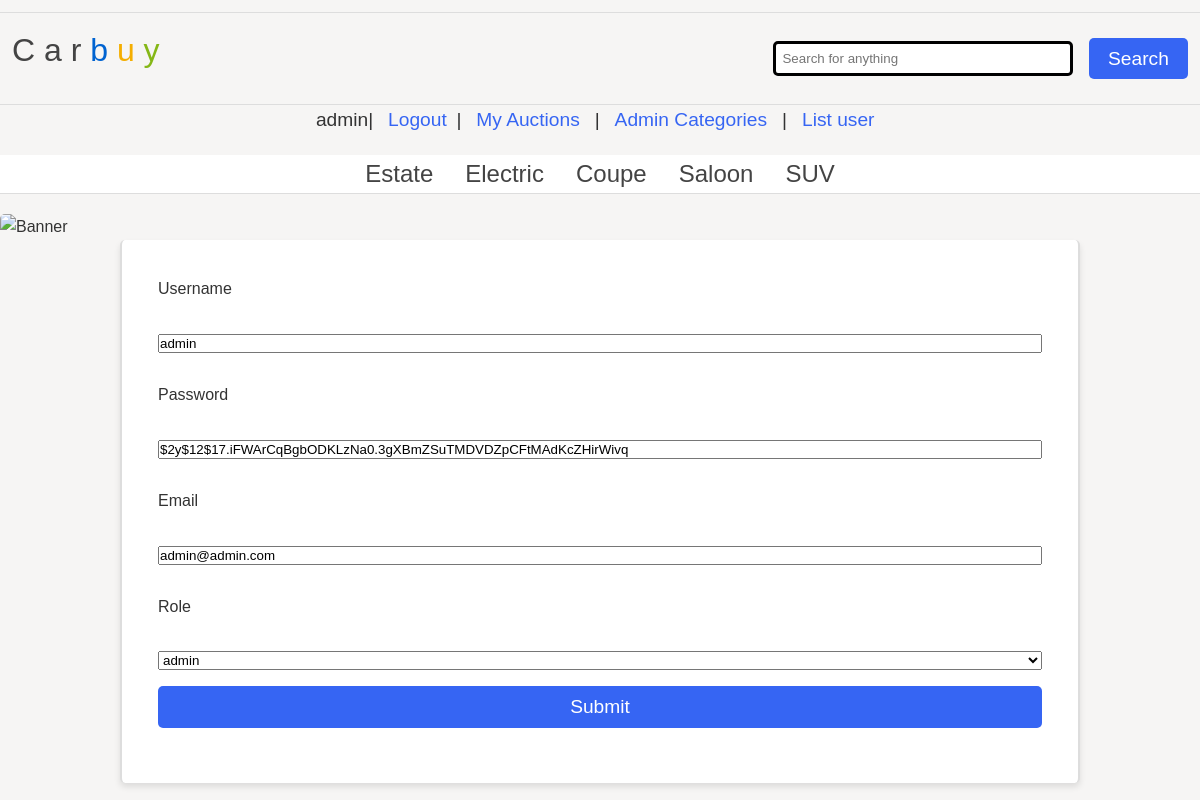
The page /websites/as1/public/editUser.php?id=1 (signed in) on the database its author committed.
### tables this page shows
CREATE TABLE `category` (
  `category_id` int NOT NULL,
  `name` varchar(255) NOT NULL
);

CREATE TABLE `users` (
  `user_id` int NOT NULL,
  `name` varchar(255) NOT NULL,
  `email` varchar(255) NOT NULL,
  `password` varchar(255) NOT NULL,
  `role` varchar(255) NOT NULL
);

### websites/as1/public/editUser.php (the view, shortened to what this page needs)
<?php
include 'header.php';
if (isset($_SESSION['loggedin']) && $_SESSION['role'] == 'admin') {
    $user = $join->query('SELECT * FROM users WHERE user_id = ' . $_GET['id']);
    $user = $user->fetch();
?>
    <main>
        <form action="" method="post">
            <label>Username</label> <input type="text" name="name" value="<?php echo $user['name'] ?>" />
            <label>Password</label> <input type="text" name="password" value="<?php echo $user['password'] ?>" />
            <label>Email</label> <input type="text" name="email" value="<?php echo $user['email'] ?>" />
            <label>Role</label>
            <select name="role">
                <option value="<?php echo $user['role'] ?>" <?php if ($user['user_id'] == $_GET['id']) {
                                                                    echo 'selected';
                                                                } ?>><?php echo $user['role'] ?></option>
            </select>
            <input type="submit" name="submit" value="Submit" />
        </form>
    </main>
<?php
} else {
    echo '<h1>Page not found !!</h1>';
}
?>

### websites/as1/public/header.php (shortened to what this page needs)
<?php
include 'database.php';
?>
<!DOCTYPE html>
<html>
<head>
    <link rel="stylesheet" href="carbuy.css" />
</head>
<body>
    <header>
        <h1>
            <a href="index.php">
                <span class="C">C</span>
                <span class="a">a</span>
                <span class="r">r</span>
                <span class="b">b</span>
                <span class="u">u</span>
                <span class="y">y</span>
            </a>
        </h1>
        <form action="index.php" method="POST">
            <input type="text" name="search" placeholder="Search for anything" />
            <input type="submit" name="submit" value="Search" />
        </form>
    </header>
    <div class="user-info">
        <?php
        if (isset($_SESSION['id'])) {
            echo $_SESSION['loggedin'];
            echo '| <a href="logout.php">Logout</a>';
            echo '| <a href="myAuction.php">My Auctions</a>';
            if ($_SESSION['role'] == 'admin') {
                echo ' | <a href="adminCategories.php">Admin Categories</a>';
                echo ' | <a href="listUser.php">List user</a>';
            }
        }
        ?>
    </div>
    <nav>
        <ul>
            <?php
            $categories = $join->query('SELECT * FROM category');
            foreach ($categories as $category) {
                echo '<li><a class="categoryLink" href="category.php?id=' . $category['category_id'] . '">' . $category['name'] . '</a></li>';
            }
            ?>
        </ul>
    </nav>
    <div class="banner">
        <img src="banners/1.jpg" alt="Banner" />
    </div>
</body>
</html>

### websites/as1/public/carbuy.css (style rules this page uses)
* { margin: 0; padding: 0; box-sizing: border-box; }
body { font-family: 'Oxygen-Regular', sans-serif; background-color: #f6f5f4; max-width: 100vw; overflow-x: hidden; line-height: 1.6; color: #333; }
h1, h2, h3, h4 { font-weight: normal; margin-bottom: 0.5em; }
a, a:visited { color: #444; text-decoration: none; transition: color 0.3s; }
header { margin-top: 1vw; display: flex; justify-content: space-between; align-items: center; padding: 1vw; border-top: 1px solid #ddd; border-bottom: 1px solid #ddd; }
header h1 { font-size: 2em; text-align: center; }
header .b { color: #0063d1; }
header .u { color: #f4ae01; }
header .y { color: #85b716; }
header form { display: flex; gap: 1em; align-items: center; }
header form input[type=text] { border: 3px solid black; padding: 0.5em; width: 300px; border-radius: 5px; }
header form input[type=submit] { background-color: #3665f3; color: white; font-size: 1.2em; padding: 0.5em 1em; cursor: pointer; border: none; border-radius: 5px; transition: background-color 0.3s ease, transform 0.2s ease-in-out; }
.user-info { text-align: center; margin-bottom: 1em; font-size: 1.2em; }
.user-info a { margin: 0 0.5em; color: #3665f3; text-decoration: none; }
nav { border-bottom: 1px solid #ddd; background-color: #fff; }
nav ul { display: flex; justify-content: center; padding: 0; margin: 0; list-style: none; }
nav ul li { margin: 0 1em; }
nav ul li a { text-align: center; padding: 0.5vw 0; font-size: 1.5em; color: #444; transition: color 0.3s; }
.banner img { width: 100%; height: auto; border-radius: 5px; margin-top: 20px; }
main { padding: 3vw; width: 80vw; margin: auto; border-left: 2px solid #ddd; border-right: 2px solid #ddd; background-color: #fff; border-radius: 5px; box-shadow: 0 4px 6px rgba(0, 0, 0, 0.1); }
main form { display: flex; flex-direction: column; width: 100%; gap: 1em; max-width: 100%; }
main form label, main form input { flex-grow: 1; width: 100%; margin-bottom: 1em; box-sizing: border-box; }
main form input[type=submit] { background-color: #3665f3; color: white; font-size: 1.2em; padding: 0.5em 1em; border: none; cursor: pointer; border-radius: 5px; transition: background-color 0.3s; width: 100%; max-width: 100%; flex-shrink: 0; }

### rows shown on the page
category: name "Estate"
category: name "Electric"
category: name "Coupe"
category: name "Saloon"
category: name "SUV"
users: name "admin", password "$2y$12$17.iFWArCqBgbODKLzNa0.3gXBmZSuTMDVDZpCFtMAdKcZHirWivq", email "admin@admin.com", role "admin"

### other values the page prints
$_SESSION['loggedin'] "admin"
